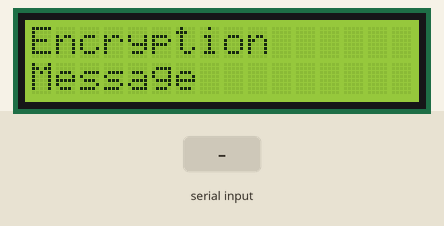
Recording of a sketch running on a simulated Arduino Uno, built with avr-gcc and run on an emulated ATmega328P. On the bench: 16×2 character LCD. Inputs (shaded band) come from the test bench. What the sketch prints to the serial monitor is not drawn.

Above: at 0.1 s.
At 6.7 s:
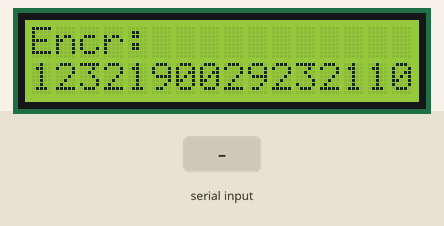
6.8 s: "1" received over Serial
At 20.0 s:
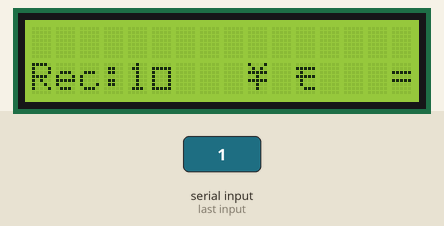
Timing chart, 0 to 21.5 s (numbered marks = the images above; inputs shaded):
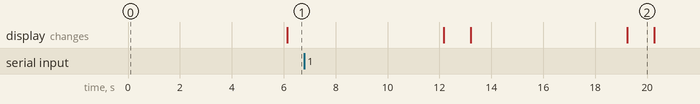

Measured:
- after the input at 6.8 s, the display: changes after 5.4 s (image 2)
- what the display in image 2 shows lasts 1.1 s, from 19.2 s to 20.3 s

The sketch:

Arduino_nano.ino
```cpp
// Bu kod, I2C arayüzü üzerinden bağlı bir LCD ekranı kullanarak şifreleme işlemi gerçekleştirir. Şifrelenmiş mesajı alır, çözer ve tekrar şifreleyerek iletişimi sağlar. Ayrıca, LED'i yanıp sönme şeklinde kontrol eder.

#include <Wire.h>
#include <LiquidCrystal_I2C.h>

LiquidCrystal_I2C lcd(0x27, 16, 2); // LCD ekran için I2C bağlantısını tanımla

const byte aesKey[] = {0x00, 0x11, 0x22, 0x33, 0x44, 0x55, 0x66, 0x77, 0x88, 0x99, 0xAA, 0xBB, 0xCC, 0xDD, 0xEE, 0xFF}; // Şifreleme anahtarını belirle

void setup() {
  Serial.begin(9600); // Seri iletişimi başlat
  lcd.init(); // LCD ekranını başlat
  lcd.clear(); // LCD ekranını temizle

  // Encryption mesajını yazdır
  lcd.backlight();
  lcd.print("Encryption");
  lcd.setCursor(0, 1);
  lcd.print("Message");

  delay(5000);
}

void loop() {
  // Arduino Uno'dan şifreli mesajı bekle
  byte receivedCiphertext[16];
  int bytesReceived = Serial.readBytes(receivedCiphertext, 16);

  // Mesajı çöz
  String decryptedMessage = aesDecrypt(receivedCiphertext, aesKey);

  // Çözülmüş mesajı LCD üzerinde görüntüle
  lcd.clear();

  lcd.setCursor(0, 1);
  lcd.print(decryptedMessage);

  // Mesajı tekrar şifrele
  byte ciphertext[16];
  aesEncrypt(decryptedMessage.c_str(), ciphertext, aesKey);

  // Şifreli mesajı LCD üzerinde görüntüle
  lcd.clear();
  lcd.setCursor(0, 0);
  lcd.print("Encr:");
  lcd.setCursor(0, 1);
  for (int i = 0; i < 16; i++) {
    lcd.print(ciphertext[i]);
  }


  // Şifreli mesajı Arduino Uno'ya gönder
  for (int i = 0; i < 16; i++) {
    Serial.write(ciphertext[i]);
  }

  // 5 saniye bekle
  delay(5000);

  // Arduino Uno'dan şifreli mesajı al
  bytesReceived = Serial.readBytes(receivedCiphertext, 16);

  // Mesajı çöz
  decryptedMessage = aesDecrypt(receivedCiphertext, aesKey);

  // Çözülmüş mesajı LCD üzerinde görüntüle
  lcd.clear();
  lcd.setCursor(0, 1);
  lcd.print("Rec:");
  lcd.print(decryptedMessage);


}

void aesEncrypt(const char *plaintext, byte *ciphertext, const byte *key) {
  // Düz metni byte dizisine dönüştür
  for (int i = 0; i < 16; i++) {
    ciphertext[i] = plaintext[i];
  }
}

String aesDecrypt(const byte *ciphertext, const byte *key) {
  // Şifreli byte dizisini string'e dönüştür
  String decryptedMessage = "";
  for (int i = 0; i < 16; i++) {
    decryptedMessage += (char)ciphertext[i];
  }

  return decryptedMessage;
}
```
